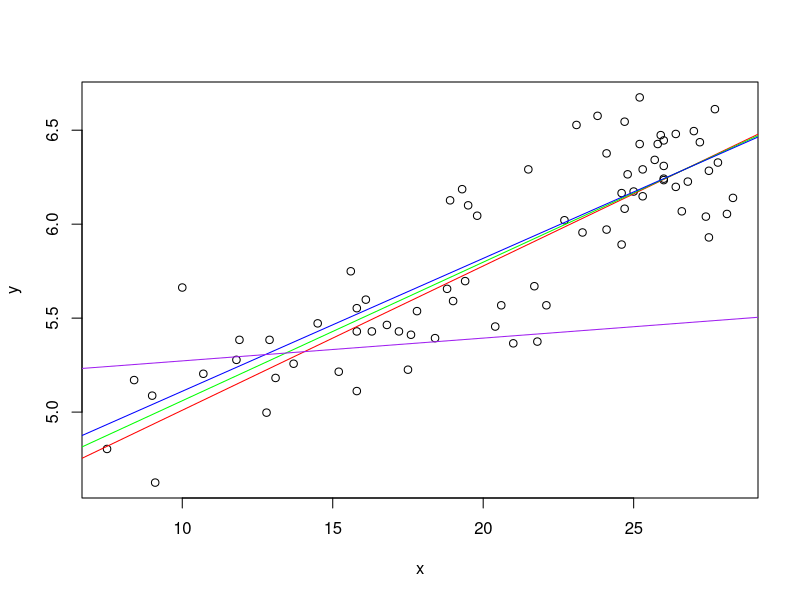

Generate this figure with R:
# Assignment Part 1
data = read.csv("./soilresp.csv", sep=';')
x = data[, "temp"]
y = data[, "resp"]
y = log(y)
plot(x, y)

b0.vec = seq(4, 6, length=100)
b1.vec = seq(0, 0.1, length=100)

# Grid search as described in the assignment
result = matrix(0, length(b0.vec), length(b1.vec))
for (i in 1:length(b0.vec)) {
  for (j in 1:length(b1.vec)) {
    for (k in 1:length(x)) {
      result[i, j] = result[i, j] + abs((b0.vec[i] + b1.vec[j] * x[k] - y[k]))
    }
  }
}

# Find correct indices
ind = which(result == min(result), arr.ind = T)
b0 = b0.vec[ind[1]]
b1 = b1.vec[ind[2]]

print(b0)
print(b1)
abline(b0, b1, col="red")

# Assignment Part 2
X = matrix(nrow = length(x), ncol = 2)
X[,1] = 1
X[,2] = x
B = c(b0, b1)

XB = X %*% B
XTX = t(X) %*% X
iXTX = solve(XTX)

# Assignment Part 3

# Quadratic
result = matrix(0, length(b0.vec), length(b1.vec))
for (i in 1:length(b0.vec)) {
  for (j in 1:length(b1.vec)) {
    for (k in 1:length(x)) {
      result[i, j] = result[i, j] + (b0.vec[i] + b1.vec[j] * x[k] - y[k])**2
    }
  }
}
ind = which(result == min(result), arr.ind = T)
b0 = b0.vec[ind[1]]
b1 = b1.vec[ind[2]]
abline(b0, b1, col="green")

# Hypercubic
result = matrix(0, length(b0.vec), length(b1.vec))
for (i in 1:length(b0.vec)) {
  for (j in 1:length(b1.vec)) {
    for (k in 1:length(x)) {
      result[i, j] = result[i, j] + (b0.vec[i] + b1.vec[j] * x[k] - y[k])**4
    }
  }
}
ind = which(result == min(result), arr.ind = T)
b0 = b0.vec[ind[1]]
b1 = b1.vec[ind[2]]
abline(b0, b1, col="blue")

# Sum of orthogonal deviances already done (red line)

# Own criterion: Use last byte of SHA256 checksum of cubic error as error
require(digest)
result = matrix(0, length(b0.vec), length(b1.vec))
for (i in 1:length(b0.vec)) {
  for (j in 1:length(b1.vec)) {
    for (k in 1:length(x)) {
      qerr = (b0.vec[i] + b1.vec[j] * x[k] - y[k])**3
      hash = as.integer(digest(qerr, algo="sha256", raw=T))
      result[i, j] = result[i, j] + hash[length(hash)]
    }
  }
}
ind = which(result == min(result), arr.ind = T)
b0 = b0.vec[ind[1]]
b1 = b1.vec[ind[2]]
abline(b0, b1, col="purple")
